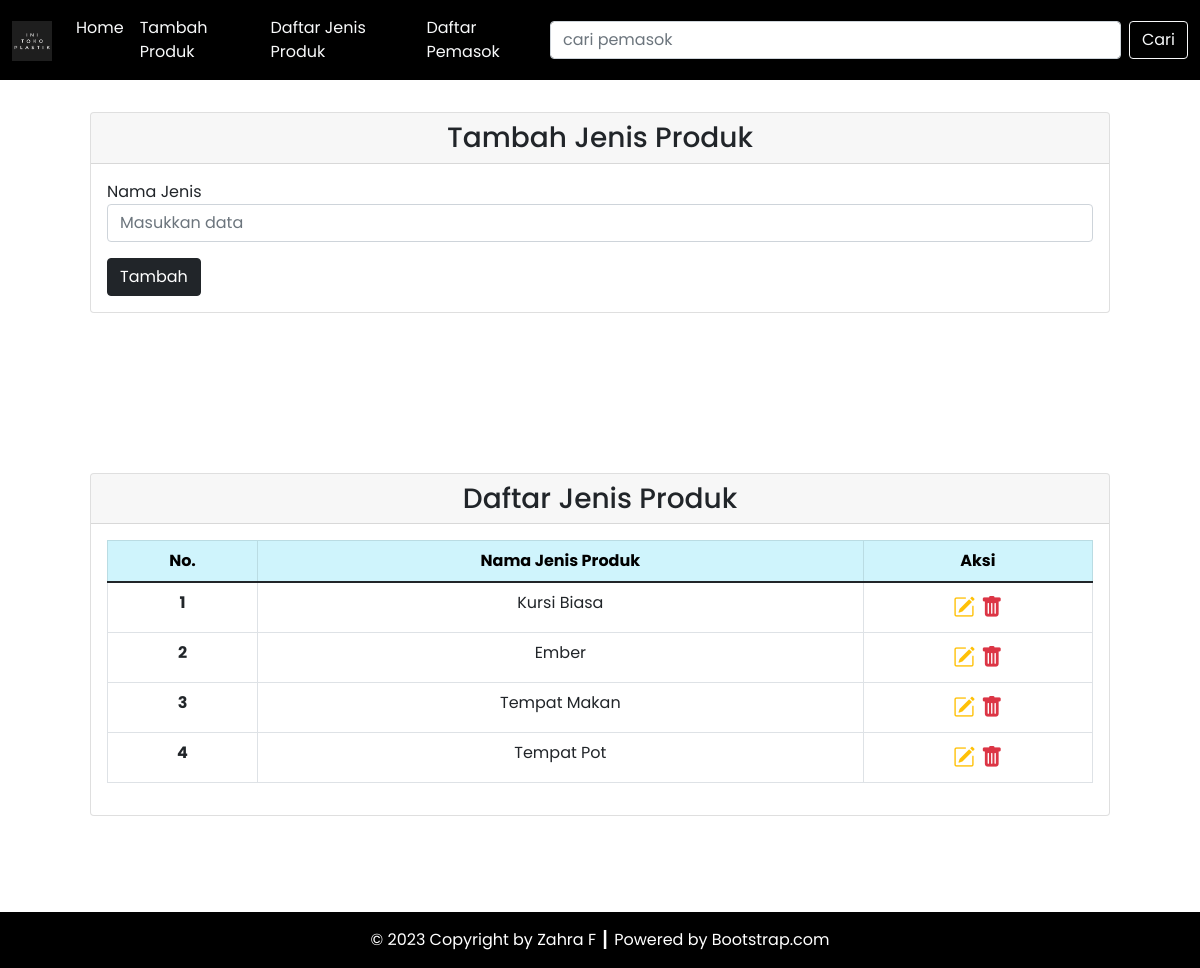
Screenshot of /source_code/jenisProduk.php with the database file from the repository.
### tables this page shows
CREATE TABLE `jenis_produk` (
  `id_jenis` int(11) NOT NULL,
  `nama_jenis` varchar(50) NOT NULL
);

### source_code/config/db.php (called while the page is built)
<?php
$DB_HOST = "localhost";
$DB_USERNAME = "root";
$DB_PASSWORD = "";
$DB_NAME = "db_toko_plastik";

### source_code/classes/DB.php (called while the page is built, shortened)
<?php
class DB
{
    private $hostname;
    private $username;
    private $password;
    private $dbname;
    private $conn;
    private $result;
    function __construct($hostname, $username, $password, $dbname)
    {
        $this->hostname = $hostname;
        $this->username = $username;
        $this->password = $password;
        $this->dbname = $dbname;
    }
    function open()
    {
        $this->conn = mysqli_connect($this->hostname, $this->username, $this->password, $this->dbname);
    }
    function execute($query)
    {
        $this->result = mysqli_query($this->conn, $query);
    }
    function getResult()
    {
        return mysqli_fetch_array($this->result);
    }
}

### source_code/classes/JenisProduk.php (called while the page is built, shortened)
<?php
class JenisProduk extends DB
{
    function getJenisProduk()
    {
        $query = "SELECT * FROM jenis_produk";
        return $this->execute($query);
    }
}

### source_code/jenisProduk.php (the view, shortened to what this page needs)
<?php
include('config/db.php');
include('classes/DB.php');
include('classes/JenisProduk.php');
$jenis = new JenisProduk($DB_HOST, $DB_USERNAME, $DB_PASSWORD, $DB_NAME);
$jenis->open();
$jenis->getJenisProduk();
$header = '<tr>
<th scope="row">No.</th>
<th scope="row">Nama Jenis Produk</th>
<th scope="row">Aksi</th>
</tr>';
$data = null;
$no = 1;
while ($div = $jenis->getResult()) {
    $data .= '<tr>
    <th scope="row">' . $no . '</th>
    <td>' . $div['nama_jenis'] . '</td>
    <td style="font-size: 22px;">
        <a href="jenisProduk.php?id=' . $div['id_jenis'] . '" title="Edit Data"><i class="bi bi-pencil-square text-warning"></i></a>&nbsp;<a href="jenis.php?hapus=' . $div['id_jenis'] . '" title="Delete Data"><i class="bi bi-trash-fill text-danger"></i></a>
        </td>
    </tr>';
    $no++;
}

### rows the page displays
jenis_produk: nama_jenis "Kursi Biasa"
jenis_produk: nama_jenis "Ember"
jenis_produk: nama_jenis "Tempat Makan"
jenis_produk: nama_jenis "Tempat Pot"
